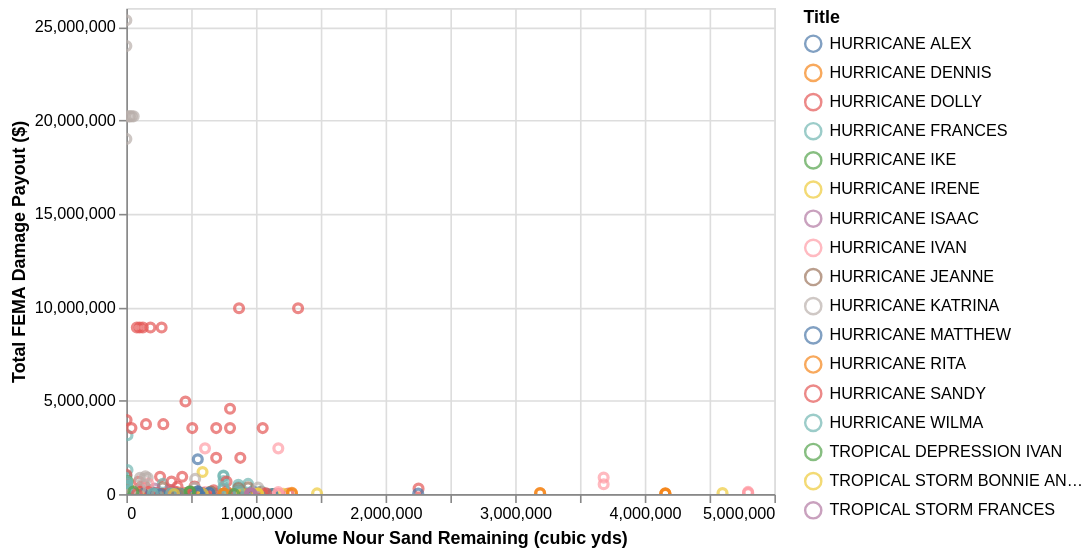

Specify this chart in Vega-Lite:
### Vega-Lite specification from a JSON file in a GitHub repository (floating-point values rounded to 4 significant figures; data arrays with more than 128 entries replaced by an {"elided": "..."} marker saying what was removed)
{"$schema": "https://vega.github.io/schema/vega-lite/v5.json", "config": {"view": {"height": 300, "width": 400}}, "data": {"values": {"elided": "344 records"}}, "encoding": {"color": {"field": "Title", "type": "nominal"}, "x": {"axis": {"title": "Volume Nour Sand Remaining (cubic yds)"}, "field": "vol_left_over", "type": "quantitative"}, "y": {"axis": {"title": "Total FEMA Damage Payout ($)"}, "field": "totApproved", "type": "quantitative"}}, "mark": "point", "selection": {"selector004": {"bind": "scales", "encodings": ["x", "y"], "type": "interval"}}}
